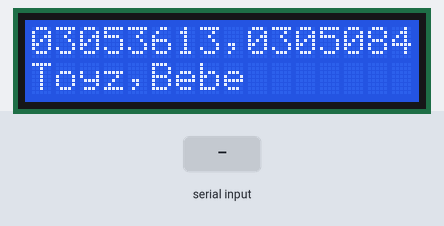
This sketch was run on a simulated Arduino Uno, built with avr-gcc and run on an emulated ATmega328P. Shown: 16×2 character LCD. Inputs (shaded band) come from the test bench.

Above: at 1.2 s.
1.3 s: "1" received over Serial
At 1.8 s:
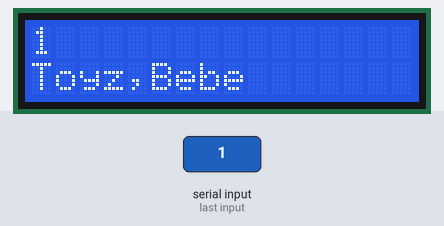
2.9 s: "0" received over Serial
At 4.2 s:
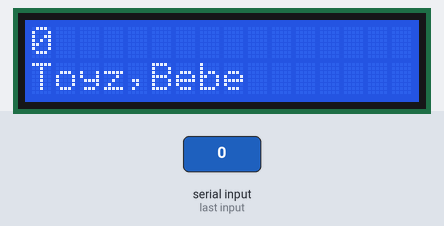
4.5 s: "2" received over Serial
At 5.5 s:
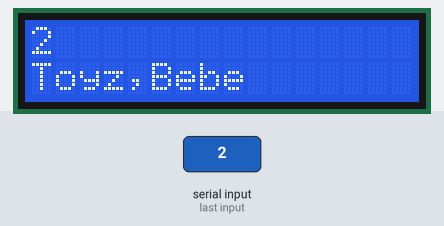
Timing chart, 0 to 7.5 s (numbered marks = the images above; inputs shaded):
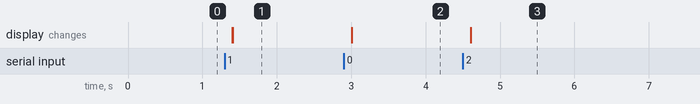

Measured:
- after the input at 1.3 s, the display: first changes after 0.10 s (image 1 shows a later state)
- after the input at 2.9 s, the display: first changes after 0.10 s (image 2 shows a later state)
- after the input at 4.5 s, the display: first changes after 0.10 s (image 3 shows a later state)

The sketch:

LCD.ino
```cpp
#include <LiquidCrystal.h>
// 定義接腳
LiquidCrystal lcd(12, 11, 5, 4, 3, 2);
void setup(){
 lcd.begin(16, 2);
 lcd.print("03053613,03050841");
 Serial.begin(9600);
}
void loop()
{
  lcd.setCursor(0, 1);
  lcd.print("Toyz,Bebe");

 if (Serial.available()) {

 delay(100);
 // 清除 LCD 螢幕
 lcd.clear();
 // 讀入按鍵字元
 while (Serial.available() > 0) {
 // 將字元顯示在 LCD 上
 lcd.write(Serial.read());
 }
 }
}
```
